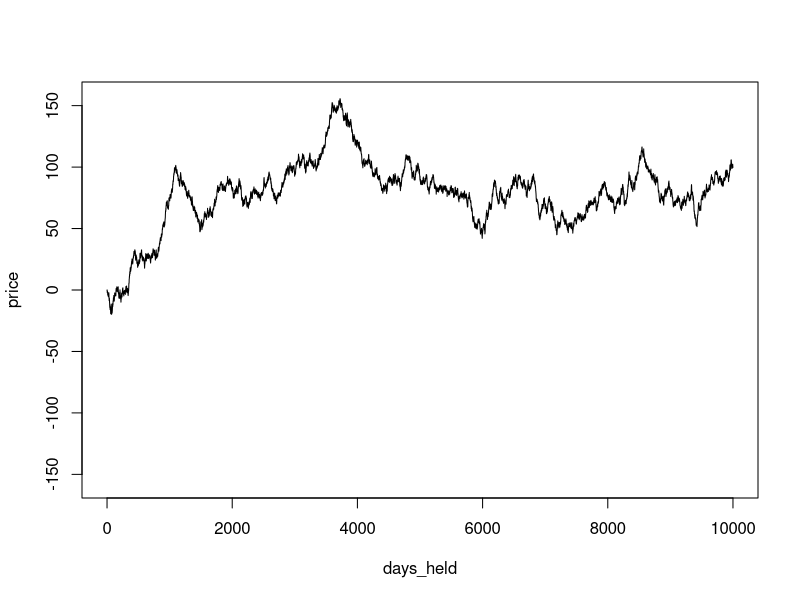

Reproduce this figure in R.
N <- 10000
current_price <- 50
volatility <- 1
days_held <- 0:N

daily_change <- rnorm(n = length(days_held) - 1, sd = sqrt(volatility))

price <- c(0,cumsum(daily_change))

plot(days_held, price, type = 'l', ylim = c(-max(abs(price))-1,max(abs(price)+1)))
max(abs(price))
